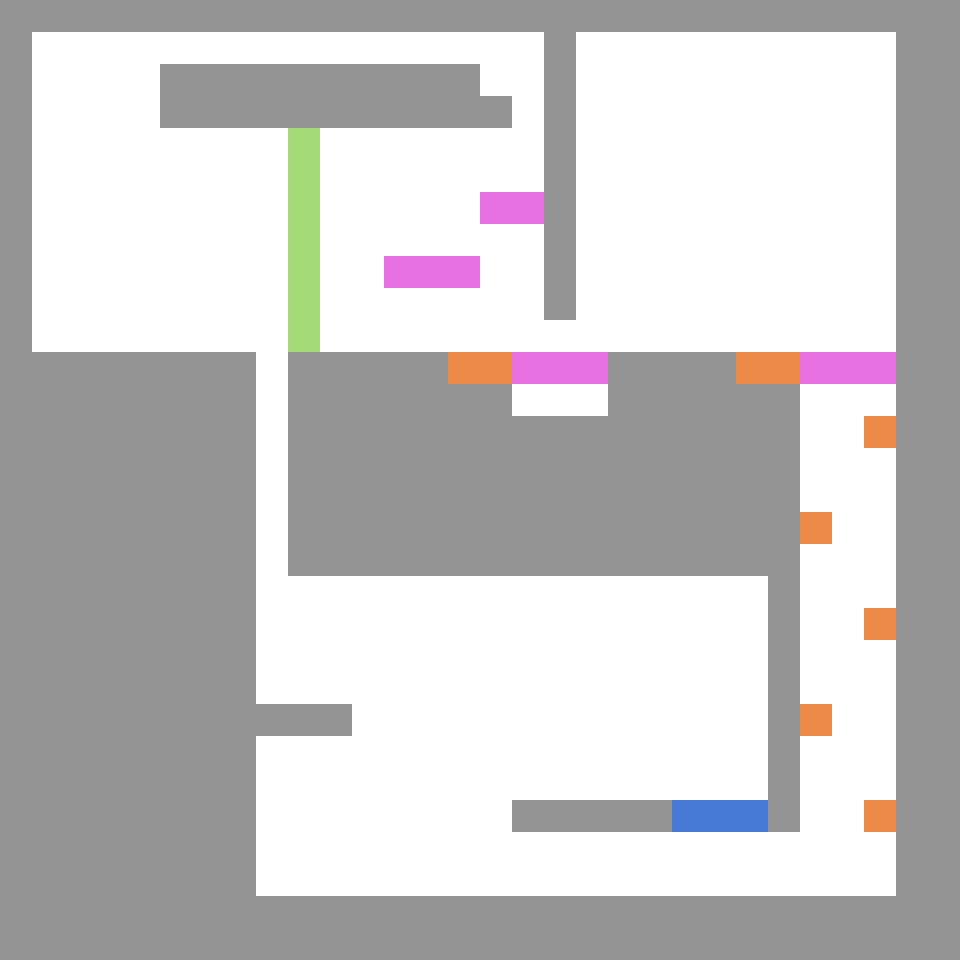

A level layout from a 2D game, rendered from its tile map. Below: a short description, then the map file with tile-grid data replaced by summaries:
An orthogonal 30x30 tile map with 32x32 px tiles, 6 tile layers (backgroundLayer, blockedLayer, moveableLayer2, GreenFilter, ...) and 9 objects.

<map version="1.2" tiledversion="1.2.3" orientation="orthogonal" renderorder="right-down" width="30" height="30" tilewidth="32" tileheight="32" infinite="0" nextlayerid="15" nextobjectid="16">
 <tileset firstgid="1" name="tileset" tilewidth="32" tileheight="32" tilecount="16" columns="4">
  <image source="tileset.png" width="128" height="128" />
 </tileset>
 <layer id="9" name="backgroundLayer" width="30" height="30">
  <data>[900 cells, 900 non-empty, 1 distinct tile ids]</data>
 </layer>
 <layer id="10" name="blockedLayer" width="30" height="30">
  <data>[900 cells, 445 non-empty, 3 distinct tile ids]</data>
 </layer>
 <objectgroup id="5" name="objectsLayer">
  <properties>
   <property name="id" type="int" value="2" />
   <property name="type" value="button" />
  </properties>
  <object id="5" gid="7" x="672" y="320" width="32" height="32">
   <properties>
    <property name="type" value="exit" />
   </properties>
  </object>
  <object id="6" gid="7" x="512" y="416" width="32" height="32">
   <properties>
    <property name="type" value="spike" />
   </properties>
  </object>
  <object id="7" gid="7" x="544" y="416" width="32" height="32">
   <properties>
    <property name="type" value="spike" />
   </properties>
  </object>
  <object id="8" gid="7" x="576" y="416" width="32" height="32">
   <properties>
    <property name="type" value="spike" />
   </properties>
  </object>
  <object id="9" gid="7" x="416" y="352" width="32" height="32">
   <properties>
    <property name="id" type="int" value="1" />
    <property name="type" value="button" />
   </properties>
  </object>
  <object id="10" gid="7" x="608" y="352" width="32" height="32">
   <properties>
    <property name="id" type="int" value="2" />
    <property name="type" value="button" />
   </properties>
  </object>
  <object id="11" gid="7" x="128" y="320" width="32" height="32">
   <properties>
    <property name="type" value="playerStart" />
   </properties>
  </object>
  <object id="14" gid="7" x="544" y="768" width="32" height="32">
   <properties>
    <property name="type" value="enemy" />
   </properties>
  </object>
  <object id="15" gid="7" x="352" y="864" width="32" height="32">
   <properties>
    <property name="type" value="enemy" />
   </properties>
  </object>
 </objectgroup>
 <layer id="11" name="moveableLayer2" width="30" height="30">
  <properties>
   <property name="id" type="int" value="1" />
   <property name="type" value="moveableLayer" />
  </properties>
  <data>[900 cells, 5 non-empty, 1 distinct tile ids]</data>
 </layer>
 <layer id="12" name="GreenFilter" width="30" height="30">
  <properties>
   <property name="color" value="A4DB77" />
   <property name="type" value="filterLayer" />
  </properties>
  <data>[900 cells, 7 non-empty, 1 distinct tile ids]</data>
 </layer>
 <layer id="14" name="orangeFilter" width="30" height="30">
  <properties>
   <property name="color" value="ED8A47" />
   <property name="type" value="filterLayer" />
  </properties>
  <data>[900 cells, 5 non-empty, 1 distinct tile ids]</data>
 </layer>
 <layer id="13" name="moveableLayer1" width="30" height="30">
  <properties>
   <property name="id" type="int" value="2" />
   <property name="type" value="moveableLayer" />
  </properties>
  <data>[900 cells, 6 non-empty, 1 distinct tile ids]</data>
 </layer>
</map>
